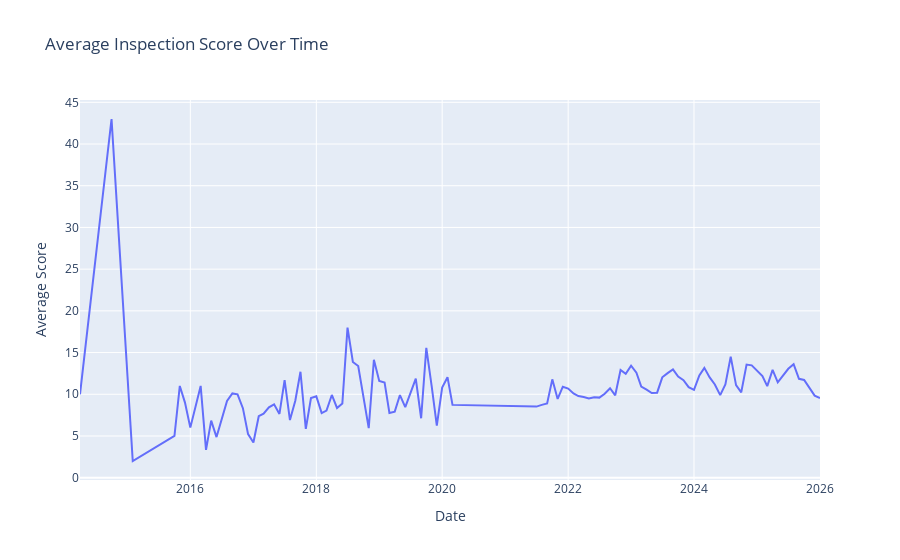

Notebook code cell kept with this figure:
### Code cell
# Scores over time
monthly = df.groupby(df['INSPECTION_DATE'].dt.to_period('M'))['SCORE'].mean().reset_index()
monthly['INSPECTION_DATE'] = monthly['INSPECTION_DATE'].dt.to_timestamp()

fig = px.line(monthly, x='INSPECTION_DATE', y='SCORE',
              title='Average Inspection Score Over Time')
fig.update_layout(xaxis_title='Date', yaxis_title='Average Score')
fig.show()
